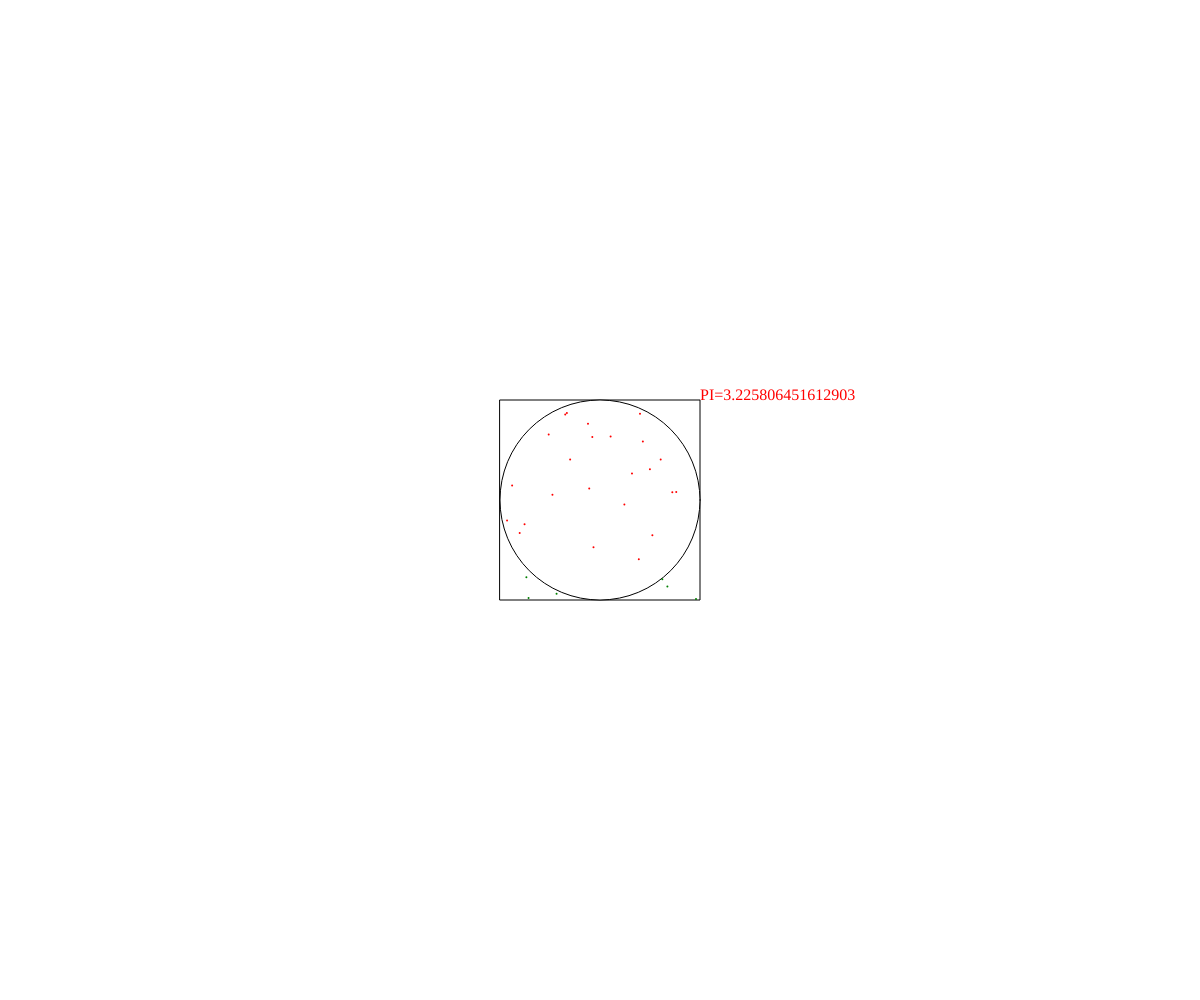
Frame 1 (no input)
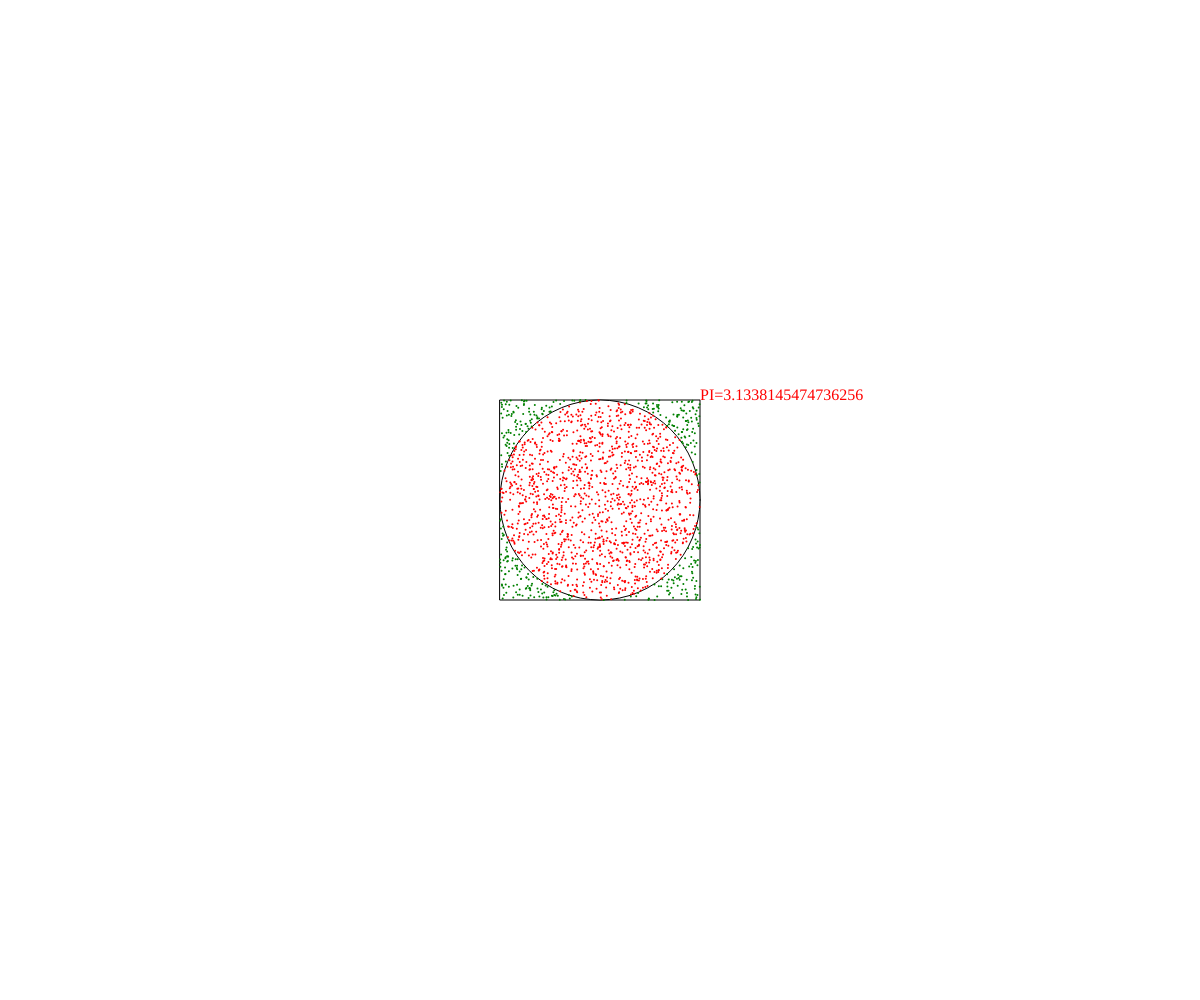
Frame 60 (no input)
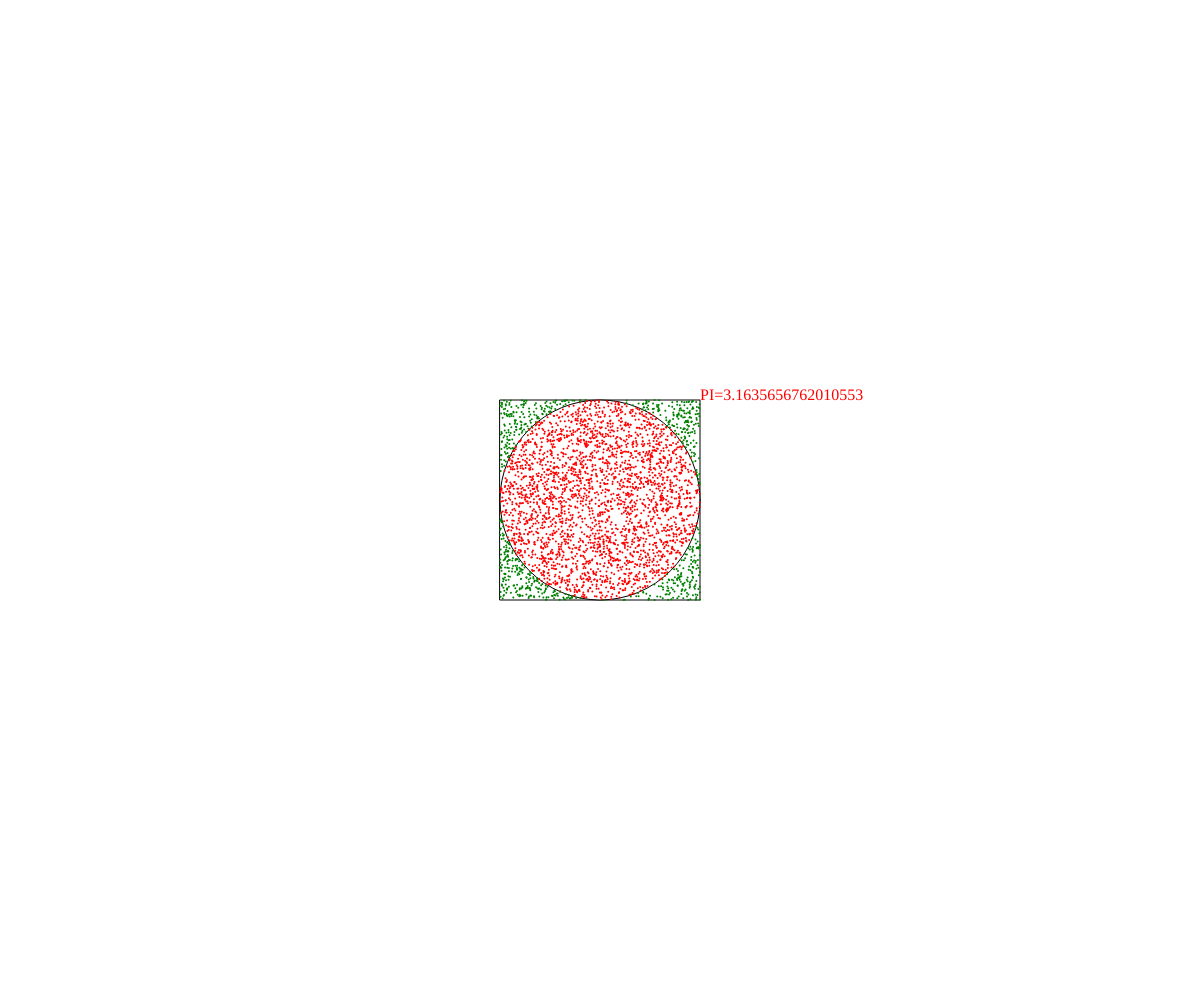
Frame 120 (the mouse pressed at the canvas centre since frame 60)

The p5.js sketch that drew these frames (run headless with seeded random() and noise() and a simulated clock; from frame 60 on, the mouse is pressed at the canvas centre):

// p5.js sketch
// ── sketch.js
let rectSize = 200;
let totalPoint = 1;
let circlePoint = 1;
let pi = (circlePoint/totalPoint) * 4;
let c = '';
//S正方形=rectSize * rectSize;
//S圆=pi * (rectSize/2) * (rectSize/2);
//S正方形/S圆 = 4pi;
let p = null;

function setup() {
  p = createP(`PI=${pi}`);
  p.style('font-size', '16px');
  p.style('color', 'red');
  p.position(window.innerWidth/2+rectSize/2, window.innerHeight/2-rectSize/2-30);

  createCanvas(window.innerWidth,window.innerHeight);
  rect(width/2 - rectSize/2,height/2-rectSize/2,rectSize,rectSize);
  circle(width/2,height/2,rectSize);

  console.log(p);
  noStroke();
}

function draw() {
  for(let i = 0;i < 30;i ++){
    let rand1 = random(-1 * rectSize/2,1 * rectSize/2);
    let rand2 = random(-1 * rectSize/2,1 * rectSize/2);
    if(Math.pow(rand1,2) + Math.pow(rand2,2) < Math.pow(rectSize/2,2)){//落入圆内
      c = 'red';
      circlePoint ++;
    }else{
      c = 'green';
    }
    totalPoint ++;
    fill(c);
    circle(width/2 + rand1,height/2 + rand2,2);
    pi = (circlePoint/totalPoint) * 4;
    p.html(`PI=${pi}`);
  }
}
